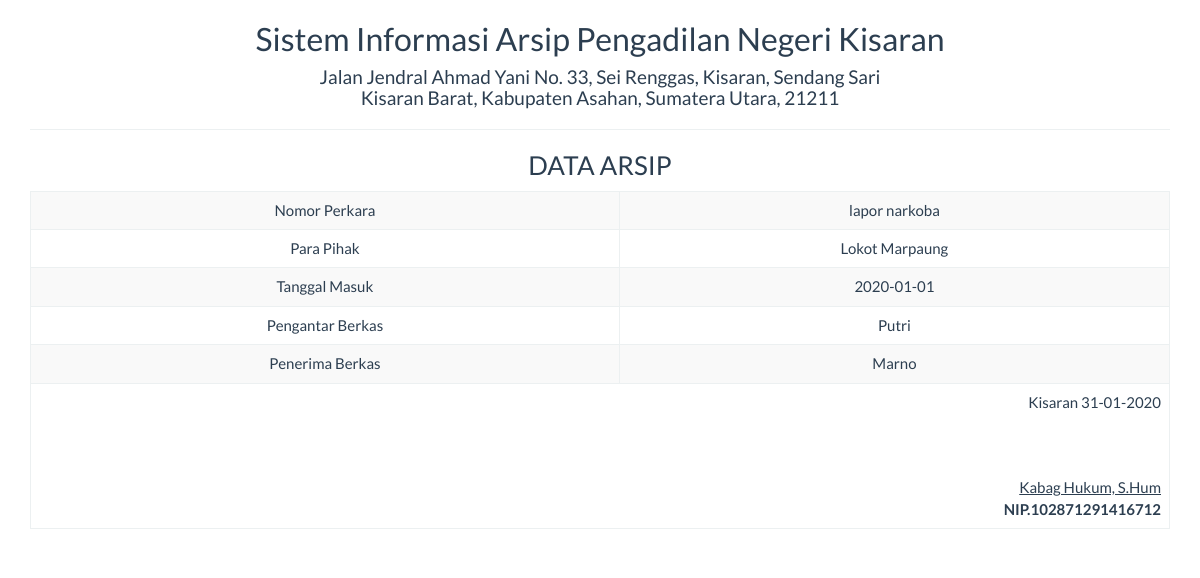
Screenshot of /report/arsip_satu.php?id=6 with the database file from the repository.
### tables this page shows
CREATE TABLE IF NOT EXISTS `tbl_pengaduan` (
`id` int(5) NOT NULL,
  `masalah` varchar(25) NOT NULL,
  `nama_pelapor` varchar(100) NOT NULL,
  `no_pelapor` varchar(50) NOT NULL,
  `tgl_masuk` date NOT NULL,
  `penerima` varchar(50) NOT NULL,
  `pemberi` varchar(50) NOT NULL,
  `status` varchar(25) NOT NULL,
  `keterangan` varchar(100) NOT NULL
);

### report/arsip_satu.php (the view, shortened to what this page needs)
<!DOCTYPE html>
<html>
    <head>
        <link href="../Assets/css/bootstrap.min.css" rel="stylesheet" type="text/css"/>
    </head>
    <body onload="print()">
        <?php
        include '../config/koneksi.php';
        $sql = "SELECT * FROM tbl_pengaduan WHERE id='" . $_GET ['id'] . "'";
        $query = mysqli_query($koneksi, $sql) or die("SQL Detail error");
        $data = mysqli_fetch_array($query);
        ?>
        <div class="container">
            <div class='row'>
                <div class="col-sm-12">
                    <div class="text-center">
                        <h2>Sistem Informasi Arsip Pengadilan Negeri Kisaran </h2>
                        <h4>Jalan Jendral Ahmad Yani No. 33, Sei Renggas, Kisaran, Sendang Sari <br> Kisaran Barat, Kabupaten Asahan, Sumatera Utara, 21211</h4>
                        <hr>
                        <h3>DATA ARSIP</h3>
                        <table class="table table-bordered table-striped table-hover">
                            <tbody>
								<tr>
                                    <td>Nomor Perkara</td>  <td><?= $data['masalah'] ?></td>
                                </tr>
                                <tr>
                                    <td>Para Pihak</td>  <td><?= $data['nama_pelapor'] ?></td>
                                </tr>
								<tr>
                                    <td>Tanggal Masuk</td> <td><?= $data['tgl_masuk'] ?></td>
                                </tr>
								<tr>
                                    <td>Pengantar Berkas</td> <td><?= $data['pemberi'] ?></td>
                                </tr>
								<tr>
                                    <td>Penerima Berkas</td> <td><?= $data['penerima'] ?></td>
                                </tr>
                            </tbody>
                            <tfoot>
                                <tr>
                                    <td colspan="2" class="text-right">
                                        Kisaran  <?= date("d-m-Y") ?>
                                        <br><br><br><br>
                                        <u>Kabag Hukum, S.Hum<strong></u><br>
                                        NIP.102871291416712
									</td>
								</tr>
							</tfoot>
                        </table>
                    </div>
                </div>
            </div>
    </body>
</html>

### rows the page displays
tbl_pengaduan: masalah "lapor narkoba", nama_pelapor "Lokot Marpaung", tgl_masuk "2020-01-01", pemberi "Putri", penerima "Marno"
